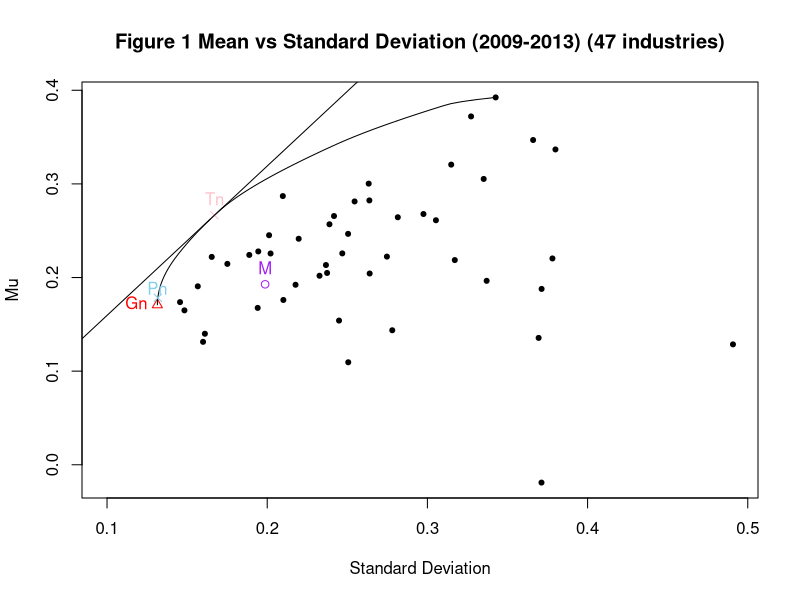
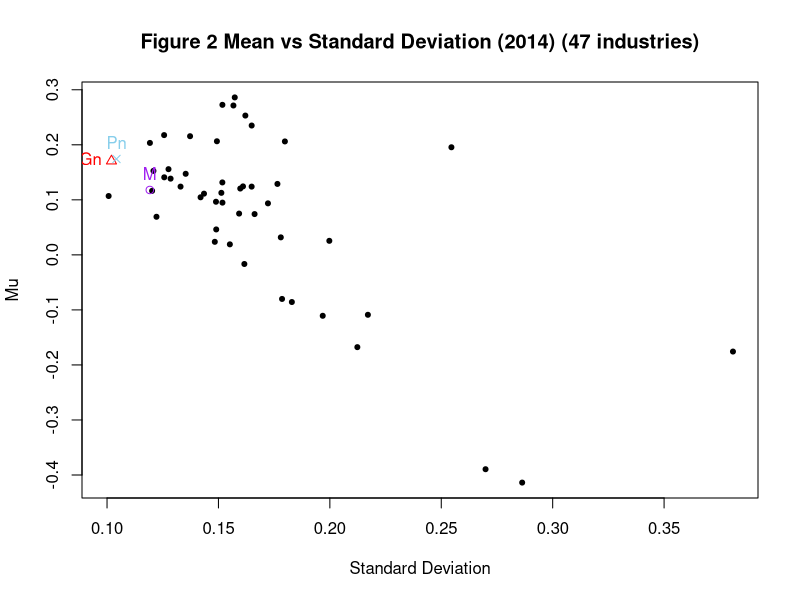

The R source for these figures, in order: (Note: this script raises an error after producing the figures.)
library(quadprog)
library(tseries)
setwd("/Users/ivy 1/Desktop/825hw4/")
df <- read.csv("47indus-day.csv")


rets <- df
rets[2:48] <- rets[2:48]-rets$rf
rets <- rets[rets$X>'20090000'&rets$X<='20131231',1:49]
rets[,2:49] <- rets[,2:49]/100

# Problem1
muall <- apply(rets[,2:48],2,mean)*252
sdall <- apply(rets[,2:48],2,sd)*sqrt(252)
covall <- cov(rets[,2:48])*252 # 47*47
plot(sdall,muall,xlim = c(0.1,max(sdall)),xlab="Standard Deviation",ylab="Mu",main="Figure 1 Mean vs Standard Deviation (2009-2013) (47 industries)",pch=20)

# Market
mumkt <- mean(rets$xrm)*252
sdmkt <- sd(rets$xrm)*sqrt(252)
points(sdmkt,mumkt,col='purple')
text(sdmkt,mumkt,labels = "M",col="purple",pos=3)

# Gn
# use solve.QP
# solve.QP(Dmat,dvec,Amat,bvec,meq,factorized)
Amat <- cbind(rep(1,47),diag(1,47))
bvec <- c(1,rep(0,47))
wgn <- solve.QP(covall,rep(0,47),Amat,bvec,meq=1,factorized=FALSE)$solution
muGn <- as.numeric(t(wgn)%*% muall)
sdGn <- sqrt(as.numeric((t(wgn)%*%covall%*%wgn)))
shGn <- muGn/sdGn
points(sdGn,muGn,pch=2,col='red')
text(sdGn,muGn,labels = "Gn",col="red",pos=2)
a <- sapply(wgn, function(x) {all.equal(x,0)})


# Frontier with no short sale
mufront <- seq(muGn ,max(muall),length = 100)
sdfront <- rep(0,length(mufront))
# formulate standard QP
Dmat <- covall
dvec <- rep(0, 47)
Amat <- cbind(muall,rep(1,47),diag(1,47))
count <- 0
for(mu in mufront){
  count <- count + 1
  bvec <- c(mu,1,rep(0,47))
  soln <- solve.QP(Dmat, dvec, Amat, bvec, meq=2, factorized=FALSE)
  weight <- soln$solution
  sdfront[count] <- sqrt(t(weight) %*% covall %*% weight)
}
lines(sdfront,mufront,type = 'l')

# Pn
# Gamma = 1
# solve.QP(Dmat,dvec,Amat,bvec,meq,factorized)
gamma <- 100
Amatp <- cbind(rep(1,47),diag(1,47))
wp <- solve.QP(covall*gamma,muall,Amatp,c(1,rep(0,47)),meq=1)$solution
meanp <- as.numeric(t(wp)%*%muall)
sigp <- sqrt(as.numeric(t(wp)%*%covall%*%wp))
sh_p <- meanp/sigp
points(sigp,meanp,pch=4,col='skyblue')
text(sdGn,muGn,labels = "Pn",col="skyblue",pos=3)
a <- sapply(wp, function(x) {all.equal(x,0)})


# Tangency portfolio
Amatt <- cbind(muall,diag(1,47))
wt <- solve.QP(covall,rep(0,47),Amatt,c(0.15,rep(0,47)),meq=1)$solution
wt <- wt/sum(wt)
muTn <- as.numeric(t(wt)%*%muall)
sdTn <- as.numeric(sqrt(t(wt)%*%covall%*%wt))
sh_t <- muTn/sdTn
points(sdTn,muTn,col="pink",pch=4)
text(sdTn,muTn,labels = "Tn",col="pink",pos=3)
abline(a=0,b=muTn/sdTn)
a <- sapply(wt, function(x) {all.equal(x,0)})


# mu=mumkt
mumkt/sh_t 
# sd=sdmkt
sdmkt *sh_t



# Problem 2
df2 <- df
df2[2:48] <- df2[2:48]-df2$rf
df2 <- df2[df2$X>"20140000"&df2$X<"20150000",1:49]
df2[2:49] <- df2[2:49]/100
muall <- apply(df2[,2:48],2,mean)*252
sdall <- apply(df2[,2:48],2,sd)*sqrt(252)
covall <- cov(df2[,2:48])*252 # 47*47
plot(sdall,muall,xlim = c(0.1,max(sdall)),xlab="Standard Deviation",ylab="Mu",main="Figure 2 Mean vs Standard Deviation (2014) (47 industries)",pch=20)

mumkt <- mean(df2$xrm)*252
sdmkt <- sd(df2$xrm)*sqrt(252)
points(sdmkt,mumkt,col='purple')
text(sdmkt,mumkt,labels = "M",col="purple",pos=3)


muGn <- as.numeric(t(wgn)%*% muall)
sdGn <- sqrt(as.numeric((t(wgn)%*%covall%*%wgn)))
shGn <- muGn/sdGn
points(sdGn,muGn,pch=2,col='red')
text(sdGn,muGn,labels = "Gn",col="red",pos=2)

meanp <- as.numeric(t(wp)%*%muall)
sigp <- sqrt(as.numeric(t(wp)%*%covall%*%wp))
sh_p <- meanp/sigp
points(sigp,meanp,pch=4,col='skyblue')
text(sigp,meanp,labels = "Pn",col="skyblue",pos=3)

muTn <- as.numeric(t(wt)%*%mum)
sdTn <- as.numeric(sqrt(t(wt)%*%covm%*%wt))
sh_t <- muTn/sdTn
points(sdTn,muTn,col="pink",pch=4)
text(sdTn,muTn,labels = "Tn",col="pink",pos=3)
